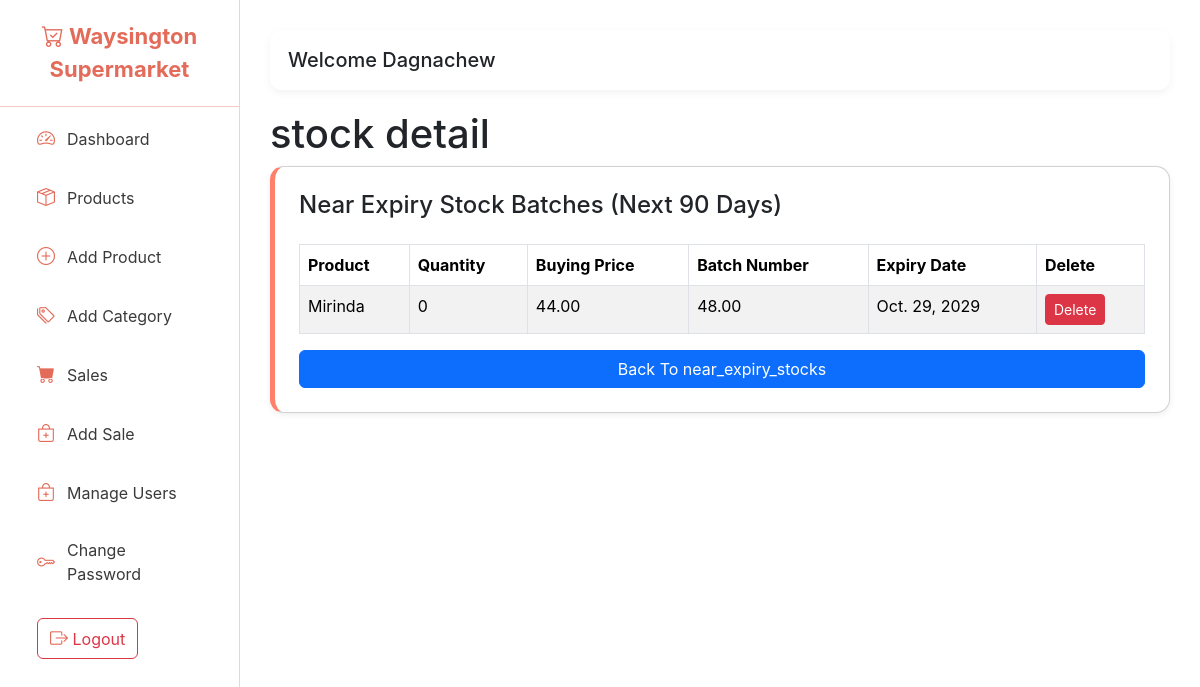
/stock_deatil/9/ (signed in), run on the app's committed database.
### authentication/models.py (models this page shows, shortened)
class CustomUser(AbstractUser):
    class UserType(models.TextChoices):
        ADMIN = "admin", "Admin"
        CASHIER = "cashier", "Cashier"
    user_type = models.CharField(
        max_length=20,
        choices=UserType.choices,
        default=UserType.CASHIER
    )
    middle_name = models.CharField(max_length=100, null=True, blank=True)
    company = models.ForeignKey(Company, on_delete=models.CASCADE)

### myapp/models.py (models this page shows, shortened)
class Stock(models.Model):
    product = models.ForeignKey(Product,related_name="batches", on_delete=models.CASCADE)
    quantity = models.PositiveIntegerField()
    buying_price = models.DecimalField(max_digits=10, decimal_places=2)
    batch_number = models.CharField(max_length=100, blank=True, null=True)
    expiry_date = models.DateField(blank=True, null=True)
    added_at = models.DateTimeField(auto_now_add=True)

class Product(models.Model):
    name = models.CharField(max_length=200)
    category = models.ForeignKey(Category, on_delete=models.SET_NULL, null=True)
    barcode = models.CharField(max_length=100, blank=True, null=True)
    selling_price = models.DecimalField(max_digits=10, decimal_places=2)
    low_stock_threshold = models.PositiveIntegerField(default=10)  # NEW FIELD
    created_at = models.DateTimeField(auto_now_add=True)

### myapp/views.py (the view)
# urls.py: path('stock_deatil/<int:stock_id>/', views.stock_deatil, name='stock_deatil'),
@login_required(login_url='/accounts/login')
@user_passes_test(is_admin)
def stock_deatil(request, stock_id):
    stock = get_object_or_404(Stock, id = stock_id)
    context = {
        'stock': stock,
    }
    return render(request, 'stock_detail.html', context)

### authentication/views.py (called while the page is built)
def is_admin(user):
    return user.user_type == 'admin'

### template/stock_detail.html
{% extends 'base.html' %}
{% block content %}
<h1>stock detail</h1>
{% if stock %}
<div class="card card-simple p-4">
    <h4>Near Expiry Stock Batches (Next 90 Days)</h4>
    <table class="table table-striped table-bordered mt-3">
        <thead>
            <tr>
                <th>Product</th>
                <th>Quantity</th>
                <th>Buying Price</th>
                <th>Batch Number</th>
                <th>Expiry Date</th>
                <th>Delete</th>
            </tr>
        </thead>
        <tbody>
            <tr>
                <td>{{ stock.product.name }}</td>
                <td>{{ stock.quantity }}</td>
                <td>{{ stock.buying_price }}</td>
                <td>{{ stock.product.selling_price }}</td>
                <td>{{ stock.expiry_date }}</td>
                <td>
                    <a href="{% url 'delete_stock' stock.id %}" class="btn btn-danger btn-sm text-white"> Delete </a>
                </td>
            </tr>
        </tbody>
    </table>
    <a href="{% url 'near_expiry_stocks' %}" class="btn btn-primary btn-md">Back To near_expiry_stocks</a>
</div>
{% endif %}
{%endblock%}

### template/base.html (shortened to what this page needs)
<!DOCTYPE html>
<html lang="en">
<head>
    <link href="https://cdn.jsdelivr.net/npm/bootstrap@5.3.3/dist/css/bootstrap.min.css" rel="stylesheet">
    <link href="https://cdn.jsdelivr.net/npm/bootstrap-icons@1.10.5/font/bootstrap-icons.css" rel="stylesheet">
</head>
<body>
    <div class="sidebar">
        <div class="brand">
            <i class="bi bi-cart-check"></i> Waysington Supermarket
        </div>
        <a href="{% url 'home' %}" class="{% if request.resolver_match.url_name == 'cashier_view'  %}active{% endif %}">
            <i class="bi bi-speedometer2"></i> Dashboard
        </a>
        <a href="{% url 'products' %}" class="{% if request.resolver_match.url_name == 'products' %}active{% endif %}">
    <i class="bi bi-box-seam"></i> Products</a>
        <a href="{% url 'add_product' %}" class="{% if request.resolver_match.url_name == 'add_product' %}active{% endif %}">
            <i class="bi bi-plus-circle"></i> Add Product
        </a>
        <a href="{% url 'add_category' %}" class="{% if request.resolver_match.url_name == 'add_category' %}active{% endif %}">
    <i class="bi bi-tags"></i> Add Category
</a>
        <a href="{% url 'sales' %}" class="{% if request.resolver_match.url_name == 'sales' %}active{% endif %}">
            <i class="bi bi-cart-fill"></i> Sales
        </a>
        <a href="{% url 'add_sale' %}" class="{% if request.resolver_match.url_name == 'add_sale' %}active{% endif %}">
            <i class="bi bi-bag-plus"></i> Add Sale
        </a>
        <a href="{% url 'manage_users' %}" class="{% if request.resolver_match.url_name == 'manage_users' %}active{% endif %}">
            <i class="bi bi-bag-plus"></i> Manage Users
        </a>
            <a href="{% url 'password_change' %}">
            <i class="bi bi-key"></i> Change Password
        </a>
        <a>
            <form method="POST" action="{% url 'logout' %}">
                <button type="submit" class="btn btn-outline-danger">
                    <i class="bi bi-box-arrow-right"></i> Logout
                </button>
            </form>
        </a>
    </div>
    <div class="main-content">
        <div class="top-bar">
            <h5 class="m-0">Welcome {{request.user.first_name}}</h5>
        </div>
        <div>
            {% block content %}
            {% endblock %}
        </div>
    </div>
</body>
</html>

### template/base.html (style rules this page uses)
:root { --coral: #ff7f6b; --coral-dark: #e36b59; --coral-light: #ff9e8c; --sidebar-bg: white; --sidebar-text: #3a3a3a; --sidebar-hover: #ffe5e0; --accent: #ff7f6b; }
body { font-family: 'Inter', sans-serif; }
.sidebar { width: 240px; height: 100vh; background: var(--sidebar-bg); border-right: 1px solid #f0d3cd; padding-top: 20px; position: fixed; }
.sidebar .brand { font-size: 22px; font-weight: 700; color: var(--coral-dark); text-align: center; padding-bottom: 20px; border-bottom: 1px solid #f3c9c2; }
.sidebar a { color: var(--sidebar-text); padding: 14px 25px; display: flex; align-items: center; gap: 12px; font-size: 16px; text-decoration: none; transition: 0.25s; border-radius: 8px; margin: 4px 12px; }
.sidebar a i { font-size: 18px; color: var(--coral-dark); }
.main-content { margin-left: 240px; padding: 30px; }
.top-bar { background: white; padding: 18px; border-radius: 12px; box-shadow: 0 3px 8px rgba(0,0,0,0.05); margin-bottom: 20px; }
.card-simple { border-radius: 14px; background: white; padding: 20px; box-shadow: 0 2px 6px rgba(0,0,0,0.07); border-left: 5px solid var(--coral); }

### data on the page
CustomUser: user.first_name "Dagnachew"
Stock: product.name "Mirinda", quantity "0", buying_price "44.00", product.selling_price "48.00", expiry_date "Oct. 29, 2029"
